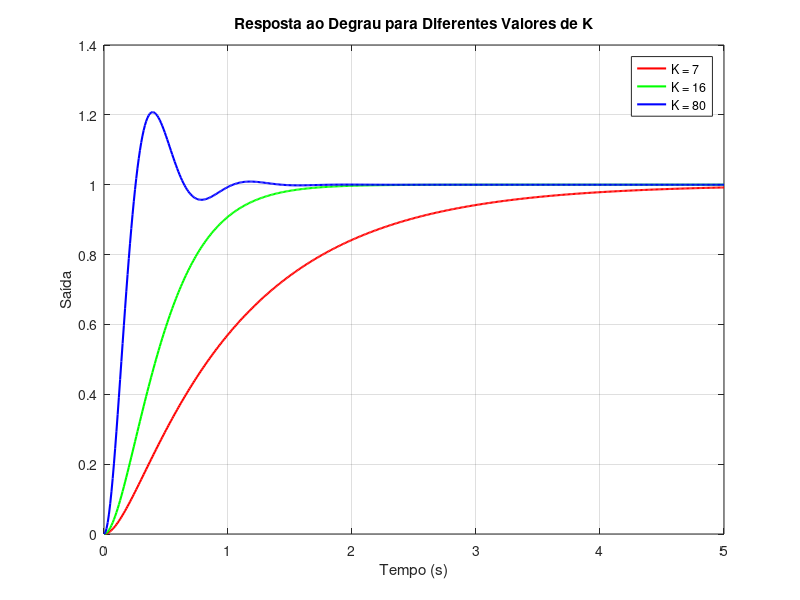
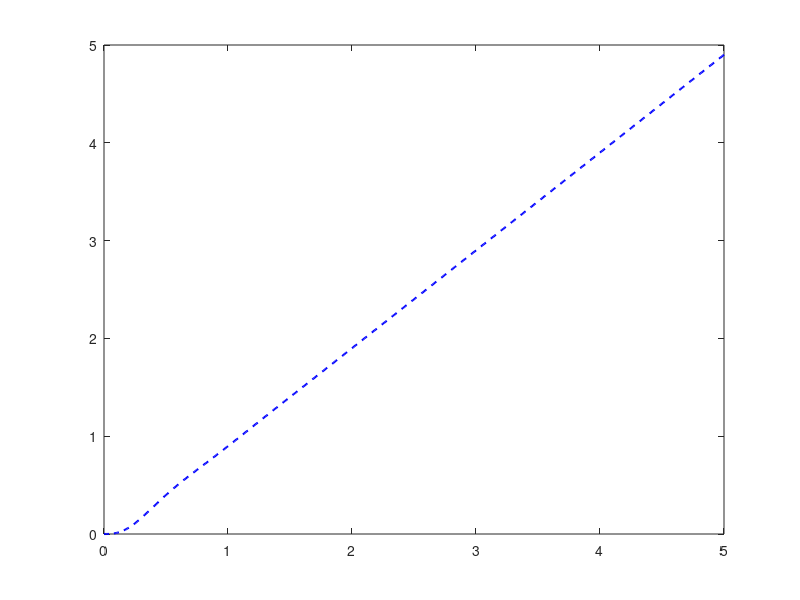

Here is the MATLAB script that generated these plots, in order: (Note: this script raises an error after producing the figures.)
clc;
clear;

% Função de transferência

num1 = 7;
den1 = [1 8 7];
G1 = tf(num1, den1);

num2 = 16;
den2 = [1 8 16 ];
G2 = tf(num2, den2);

num3 = 80;
den3 = [1 8 80];
G3 = tf(num3, den3);

% Define o vetor de tempo
t = 0:0.01:5;  % de 0 a 5 segundos com passo de 0.01s
rampa = t;
% Calcula as respostas ao degrau
[y1, t1] = step(G1, t);
[y2, t2] = step(G2, t);
[y3, t3] = step(G3, t);

y = lsim(G3, rampa, t);

% Plota manualmente com plot() e hold on
figure(1);
plot(t1, y1, 'r', 'LineWidth', 1.5); hold on;
plot(t2, y2, 'g', 'LineWidth', 1.5);
plot(t3, y3, 'b', 'LineWidth', 1.5);

grid on;

% Ajusta o gráfico
legend('K = 7', 'K = 16', 'K = 80');
title('Resposta ao Degrau para Diferentes Valores de K');
xlabel('Tempo (s)');
ylabel('Saída');

figure(2);
plot(t, y, 'b--', 'LineWidth', 1.5); hold on;
plot(t, u, 'b', 'LineWidth', 1.5);
title('Resposta a Rampa para K = 80');
xlabel('Tempo (s)');
ylabel('Saída');
grid on;

% K = 7 apresenta uma resposta lenta, sem sobressinal, erro em regime
% permanente para entrada degrau = 0 como esperado por ser um sistema tipo
% 1, sistema estável.

% K = 16 apresenta uma resposta mais rápida, sem sobressinal, com bom
% compromisso entre estabilidade e velocidade e erro nulo para entrada
% degrau.

% K = 80 apresenta resposta muito rápida, com sobressinal bastante visível
% e erro nulo para entrada degrau.